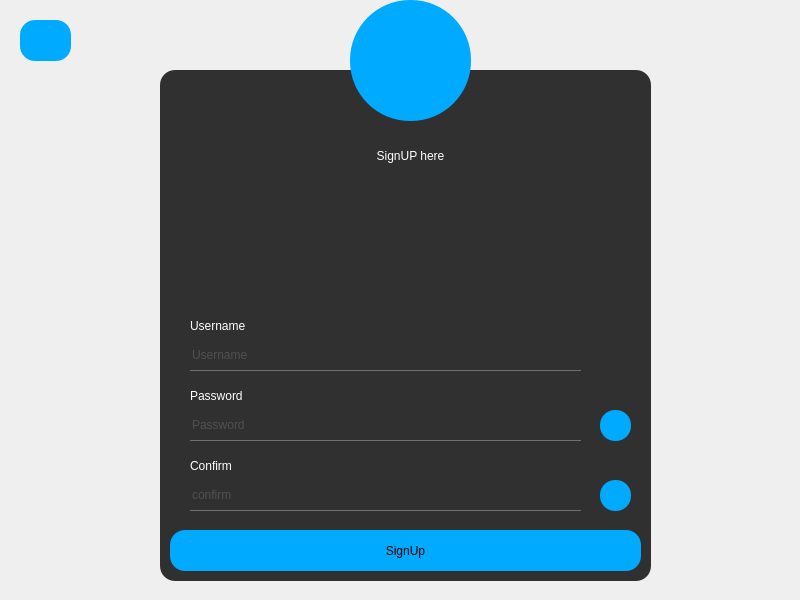
<?xml version="1.0" encoding="UTF-8"?>
<ui version="4.0">
 <class>signUp</class>
 <widget class="QDialog" name="signUp">
  <property name="geometry">
   <rect>
    <x>0</x>
    <y>0</y>
    <width>800</width>
    <height>600</height>
   </rect>
  </property>
  <property name="windowTitle">
   <string>Dialog</string>
  </property>
  <property name="styleSheet">
   <string notr="true">QDialog{
	background-image: url(:/new/prefix1/image/Qvqz7n.jpg);
}

QFrame{
background:rgba(0,0,0,0.8);
border-radius:15px;
}


QToolButton{
border-radius:60px;
	background-color: rgb(0, 170, 255);
}

QPushButton{
border-radius:15px;
	background-color: rgb(0, 170, 255);
font: 900 14pt &quot;Segoe UI Black&quot;;
}


QPushButton:hover{
background-color: rgb(0, 0, 127);
}


QLineEdit{
background:transparent;
border:none;
color:#717072;
border-bottom: 1px solid #717072
}</string>
  </property>
  <widget class="QFrame" name="frame">
   <property name="geometry">
    <rect>
     <x>160</x>
     <y>70</y>
     <width>491</width>
     <height>511</height>
    </rect>
   </property>
   <property name="frameShape">
    <enum>QFrame::StyledPanel</enum>
   </property>
   <property name="frameShadow">
    <enum>QFrame::Raised</enum>
   </property>
   <widget class="QLabel" name="label_3">
    <property name="geometry">
     <rect>
      <x>30</x>
      <y>240</y>
      <width>131</width>
      <height>31</height>
     </rect>
    </property>
    <property name="styleSheet">
     <string notr="true">color:white;
border-radius:15px;
font: 900 14pt &quot;Segoe UI Black&quot;;
background-color:rgba(0,0,0,0)</string>
    </property>
    <property name="text">
     <string>Username</string>
    </property>
   </widget>
   <widget class="QLabel" name="label_4">
    <property name="geometry">
     <rect>
      <x>30</x>
      <y>310</y>
      <width>131</width>
      <height>31</height>
     </rect>
    </property>
    <property name="styleSheet">
     <string notr="true">color:white;
border-radius:15px;
font: 900 14pt &quot;Segoe UI Black&quot;;
background-color:rgba(0,0,0,0)</string>
    </property>
    <property name="text">
     <string>Password</string>
    </property>
   </widget>
   <widget class="QLabel" name="label_5">
    <property name="geometry">
     <rect>
      <x>30</x>
      <y>380</y>
      <width>131</width>
      <height>31</height>
     </rect>
    </property>
    <property name="styleSheet">
     <string notr="true">color:white;
border-radius:15px;
font: 900 14pt &quot;Segoe UI Black&quot;;
background-color:rgba(0,0,0,0)</string>
    </property>
    <property name="text">
     <string>Confirm</string>
    </property>
   </widget>
   <widget class="QLabel" name="label_6">
    <property name="geometry">
     <rect>
      <x>170</x>
      <y>70</y>
      <width>161</width>
      <height>31</height>
     </rect>
    </property>
    <property name="styleSheet">
     <string notr="true">color:white;
border-radius:15px;
font: 900 14pt &quot;Segoe UI Black&quot;;
background-color:rgba(0,0,0,0)</string>
    </property>
    <property name="text">
     <string>SignUP here</string>
    </property>
    <property name="alignment">
     <set>Qt::AlignCenter</set>
    </property>
   </widget>
   <widget class="QPushButton" name="pushButton">
    <property name="geometry">
     <rect>
      <x>10</x>
      <y>460</y>
      <width>471</width>
      <height>41</height>
     </rect>
    </property>
    <property name="text">
     <string>SignUp</string>
    </property>
   </widget>
   <widget class="QLineEdit" name="lineEdit_u">
    <property name="geometry">
     <rect>
      <x>30</x>
      <y>270</y>
      <width>391</width>
      <height>31</height>
     </rect>
    </property>
    <property name="styleSheet">
     <string notr="true">font: 12pt &quot;Segoe UI&quot;;</string>
    </property>
    <property name="placeholderText">
     <string>Username</string>
    </property>
   </widget>
   <widget class="QLineEdit" name="lineEdit_p">
    <property name="geometry">
     <rect>
      <x>30</x>
      <y>340</y>
      <width>391</width>
      <height>31</height>
     </rect>
    </property>
    <property name="styleSheet">
     <string notr="true">font: 12pt &quot;Segoe UI&quot;;</string>
    </property>
    <property name="echoMode">
     <enum>QLineEdit::Password</enum>
    </property>
    <property name="placeholderText">
     <string>Password</string>
    </property>
   </widget>
   <widget class="QLineEdit" name="lineEdit_c">
    <property name="geometry">
     <rect>
      <x>30</x>
      <y>410</y>
      <width>391</width>
      <height>31</height>
     </rect>
    </property>
    <property name="styleSheet">
     <string notr="true">font: 12pt &quot;Segoe UI&quot;;</string>
    </property>
    <property name="echoMode">
     <enum>QLineEdit::Password</enum>
    </property>
    <property name="placeholderText">
     <string>confirm</string>
    </property>
   </widget>
   <widget class="QPushButton" name="confirm">
    <property name="geometry">
     <rect>
      <x>440</x>
      <y>410</y>
      <width>31</width>
      <height>31</height>
     </rect>
    </property>
    <property name="text">
     <string/>
    </property>
    <property name="icon">
     <iconset resource="images.qrc">
      <normaloff>:/new/prefix1/image/4779893-200.png</normaloff>:/new/prefix1/image/4779893-200.png</iconset>
    </property>
    <property name="iconSize">
     <size>
      <width>30</width>
      <height>30</height>
     </size>
    </property>
   </widget>
   <widget class="QPushButton" name="showPassword">
    <property name="geometry">
     <rect>
      <x>440</x>
      <y>340</y>
      <width>31</width>
      <height>31</height>
     </rect>
    </property>
    <property name="text">
     <string/>
    </property>
    <property name="icon">
     <iconset resource="images.qrc">
      <normaloff>:/new/prefix1/image/4779893-200.png</normaloff>:/new/prefix1/image/4779893-200.png</iconset>
    </property>
    <property name="iconSize">
     <size>
      <width>30</width>
      <height>30</height>
     </size>
    </property>
   </widget>
   <widget class="QLabel" name="label_7">
    <property name="geometry">
     <rect>
      <x>160</x>
      <y>110</y>
      <width>311</width>
      <height>31</height>
     </rect>
    </property>
    <property name="styleSheet">
     <string notr="true">background-color:rgba(0,0,0,0);
font: 700 9pt &quot;Segoe UI&quot;;</string>
    </property>
    <property name="text">
     <string/>
    </property>
    <property name="alignment">
     <set>Qt::AlignCenter</set>
    </property>
   </widget>
  </widget>
  <widget class="QPushButton" name="pushButton_4">
   <property name="geometry">
    <rect>
     <x>20</x>
     <y>20</y>
     <width>51</width>
     <height>41</height>
    </rect>
   </property>
   <property name="text">
    <string/>
   </property>
   <property name="icon">
    <iconset resource="images.qrc">
     <normaloff>:/new/prefix1/image/93634.png</normaloff>:/new/prefix1/image/93634.png</iconset>
   </property>
   <property name="iconSize">
    <size>
     <width>30</width>
     <height>30</height>
    </size>
   </property>
  </widget>
  <widget class="QToolButton" name="toolButton">
   <property name="geometry">
    <rect>
     <x>350</x>
     <y>0</y>
     <width>121</width>
     <height>121</height>
    </rect>
   </property>
   <property name="text">
    <string/>
   </property>
   <property name="icon">
    <iconset resource="images.qrc">
     <normaloff>:/new/prefix1/image/Sample_User_Icon.png</normaloff>:/new/prefix1/image/Sample_User_Icon.png</iconset>
   </property>
   <property name="iconSize">
    <size>
     <width>70</width>
     <height>70</height>
    </size>
   </property>
  </widget>
  <widget class="QWidget" name="layoutWidget">
   <property name="geometry">
    <rect>
     <x>0</x>
     <y>0</y>
     <width>2</width>
     <height>2</height>
    </rect>
   </property>
   <layout class="QHBoxLayout" name="horizontalLayout"/>
  </widget>
  <widget class="QWidget" name="layoutWidget">
   <property name="geometry">
    <rect>
     <x>0</x>
     <y>0</y>
     <width>2</width>
     <height>2</height>
    </rect>
   </property>
   <layout class="QHBoxLayout" name="horizontalLayout_3"/>
  </widget>
  <widget class="QWidget" name="layoutWidget">
   <property name="geometry">
    <rect>
     <x>0</x>
     <y>0</y>
     <width>2</width>
     <height>2</height>
    </rect>
   </property>
   <layout class="QHBoxLayout" name="horizontalLayout_4"/>
  </widget>
 </widget>
 <resources>
  <include location="images.qrc"/>
 </resources>
 <connections/>
</ui>
